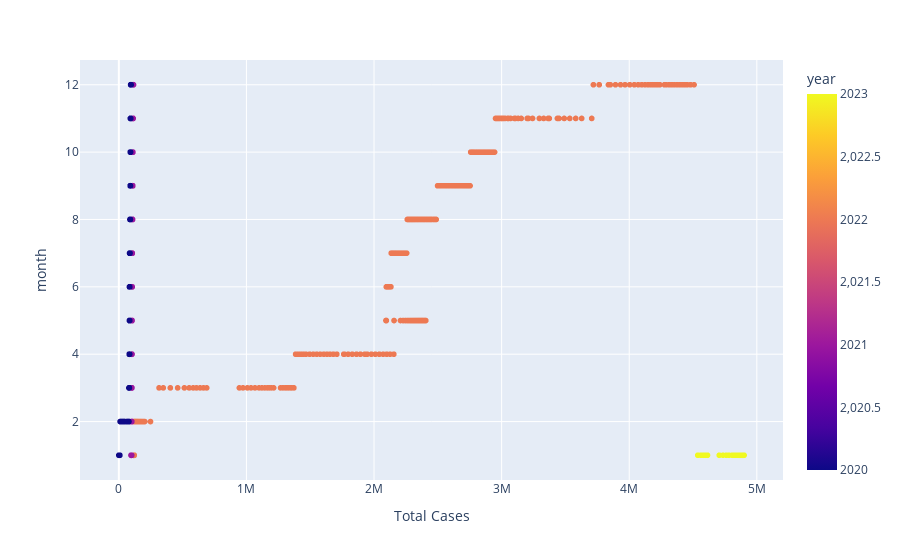

The code cell stored with this chart in its notebook:
### Markdown cell above
# from bar chart above

- نلاحظ ان عام 2022 كان الاكثر في معدل الطابة في كوفيد ولكن كان الاقل في الوفيات مقارنتآ بعام 2023 

-  في عام 2023 كانت الاصابة بكوفيد قليله ولكن الوفيات كانت كثيرة .

### Code cell
#x='month', y='Total Death',color='Total Cases'
fig = px.scatter(df_copy,x='Total Cases',y='month',color='year')
fig.show()

### Figure 1 — Plotly figure (JSON) as saved in the notebook; plotly's stock layout.template omitted (floating-point values rounded to 4 significant figures; data arrays with more than 128 entries replaced by an {"elided": "..."} marker saying what was removed)
{"data": [{"hovertemplate": "Total Cases=%{x}<br>month=%{y}<br>year=%{marker.color}<extra></extra>", "legendgroup": "", "marker": {"color": {"elided": "1102 int values"}, "coloraxis": "coloraxis", "symbol": "circle"}, "mode": "markers", "name": "", "showlegend": false, "type": "scattergl", "x": {"elided": "1102 int values"}, "xaxis": "x", "y": {"elided": "1102 int values"}, "yaxis": "y"}], "layout": {"coloraxis": {"colorbar": {"title": {"text": "year"}}, "colorscale": [[0, "#0d0887"], [0.1111, "#46039f"], [0.2222, "#7201a8"], [0.3333, "#9c179e"], [0.4444, "#bd3786"], [0.5556, "#d8576b"], [0.6667, "#ed7953"], [0.7778, "#fb9f3a"], [0.8889, "#fdca26"], [1, "#f0f921"]]}, "legend": {"tracegroupgap": 0}, "margin": {"t": 60}, "xaxis": {"anchor": "y", "domain": [0, 1], "title": {"text": "Total Cases"}}, "yaxis": {"anchor": "x", "domain": [0, 1], "title": {"text": "month"}}}}
